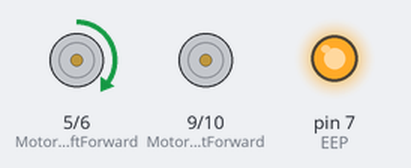
The sketch below on a simulated Arduino Uno, built with avr-gcc and run on an emulated ATmega328P. Shown: motor-driver pin pairs drawn as motors (green arrow = first pin HIGH = forward, orange = second pin HIGH = backward, longer = more drive), output pins drawn as LEDs (lit = HIGH).

Above: at 0.1 s.
At 10.1 s:
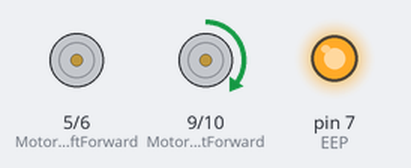
At 19.1 s:
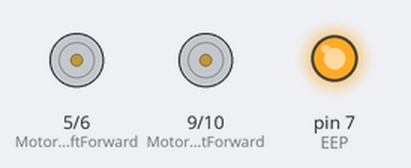
At 38.1 s:
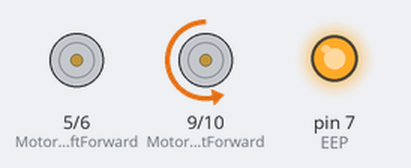
Timing chart, 0 to 39.6 s (numbered marks = the images above):
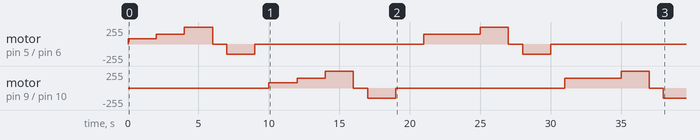

The sketch:

h-brug.ino
```cpp
// Motor pinnen
#define MotorLeftForward 5
#define MotorLeftBackward 6
#define MotorRightForward 9
#define MotorRightBackward 10

#define EEP 7 // Enable pin voor H-brug

void setup() {
  pinMode(MotorLeftForward, OUTPUT);
  pinMode(MotorLeftBackward, OUTPUT);
  pinMode(MotorRightForward, OUTPUT);
  pinMode(MotorRightBackward, OUTPUT);
  pinMode(EEP, OUTPUT);

  digitalWrite(EEP, HIGH); // H-brug inschakelen
}

void loop() {
  // --- Motor Links vooruit, traploos ---
  analogWrite(MotorLeftForward, 80);  // langzaam
  analogWrite(MotorLeftBackward, 0);
  delay(2000);

  analogWrite(MotorLeftForward, 150); // sneller
  delay(2000);

  analogWrite(MotorLeftForward, 255); // max
  delay(2000);

  // Stop
  analogWrite(MotorLeftForward, 0);
  delay(1000);

  // --- Motor Links achteruit ---
  analogWrite(MotorLeftForward, 0);
  analogWrite(MotorLeftBackward, 150);
  delay(2000);
  analogWrite(MotorLeftBackward, 0);
  delay(1000);

  // --- Motor Rechts vooruit traploos ---
  analogWrite(MotorRightForward, 80);  // langzaam
  analogWrite(MotorRightBackward, 0);
  delay(2000);

  analogWrite(MotorRightForward, 150); // sneller
  delay(2000);

  analogWrite(MotorRightForward, 255); // max
  delay(2000);

  // Stop
  analogWrite(MotorRightForward, 0);
  delay(1000);

  // --- Motor Rechts achteruit ---
  analogWrite(MotorRightBackward, 150);
  delay(2000);
  analogWrite(MotorRightBackward, 0);
  delay(2000);
}
```

Measured:
- by itself, motor on pin 5 (MotorLeftForward) / pin 6 (MotorLeftBackward): stopped → forward 80/255 at 0.00 s, → forward 150/255 2.0 s later, → forward 255/255 2.0 s later, → stopped 2.0 s later, … (11 changes in this stretch)
- by itself, motor on pin 9 (MotorRightForward) / pin 10 (MotorRightBackward): stopped → forward 80/255 at 10.0 s, → forward 150/255 2.0 s later, → forward 255/255 2.0 s later, → stopped 2.0 s later, … (10 changes in this stretch)
